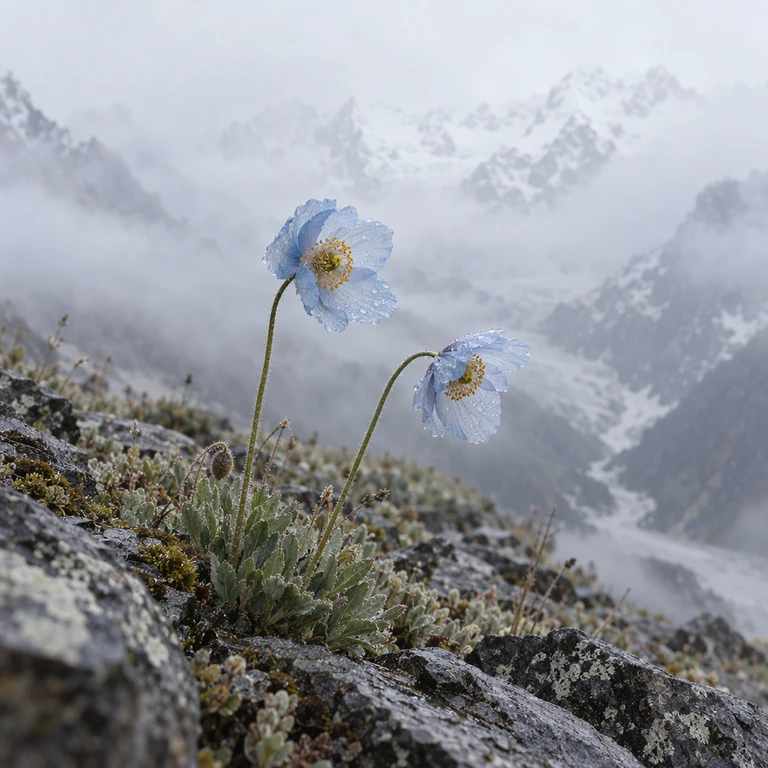
#> input picture artwork/identity/images/alpine-bloom-artwork.webp, 768 x 768 px
$ python frame-cover.py ../artwork/identity/images/alpine-bloom-artwork.webp out.png --episode 5
#> lines starting #> are read from the running program, lines starting #| are printed output that depends on the picture
import argparse
from pathlib import Path

from PIL import Image, ImageDraw, ImageFont, ImageOps

SIZE = 1600
CREAM = "#f4f4e9"
INK = "#173d2b"
GRASS = "#c5f344"


def frame(source, output, episode):
#> called with episode = 5
    with Image.open(source) as original:
#> original is the input picture: PIL image 768x768 RGB; mean R, G, B 146.4, 149.3, 154.8
        original = ImageOps.exif_transpose(original).convert("RGB")
        artwork = ImageOps.fit(original, (1472, 1264), Image.Resampling.LANCZOS)
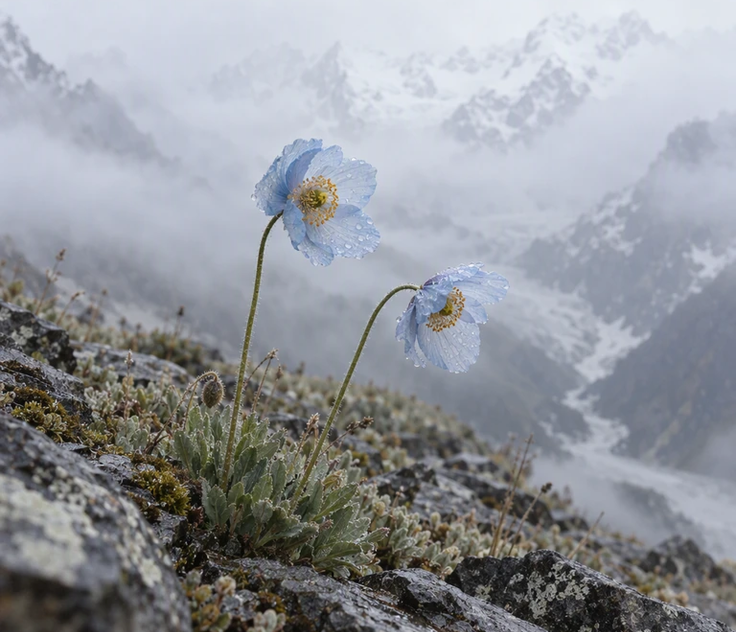
#> artwork: PIL image 1472x1264 RGB (shown at 1/2 size); mean R, G, B 146.1, 149.2, 155
    canvas = Image.new("RGB", (SIZE, SIZE), CREAM)
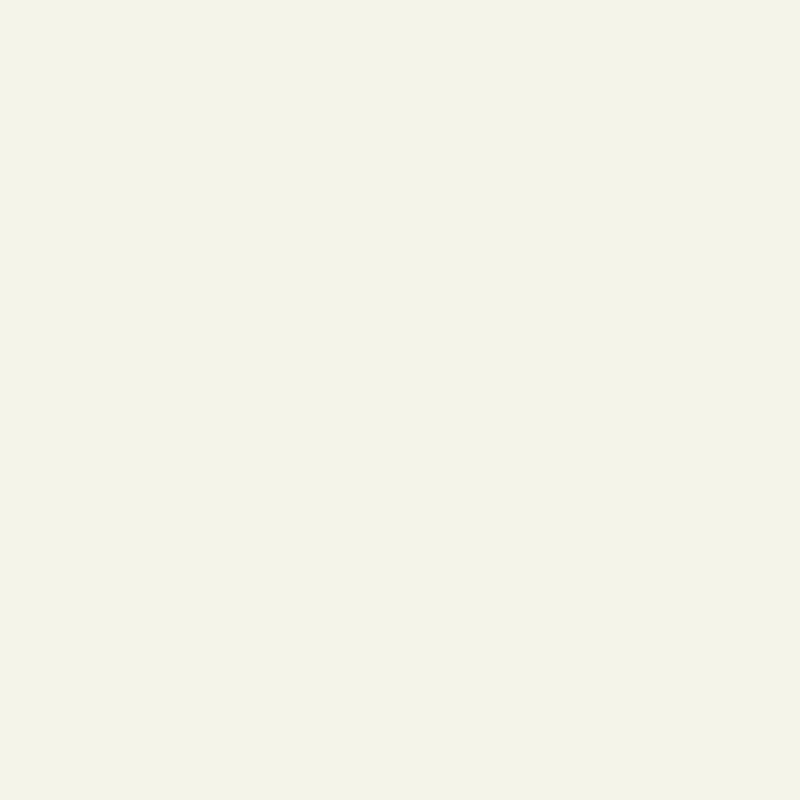
#> canvas: PIL image 1600x1600 RGB (shown at 1/2 size); mean R, G, B 244, 244, 233
    canvas.paste(artwork, (64, 180))
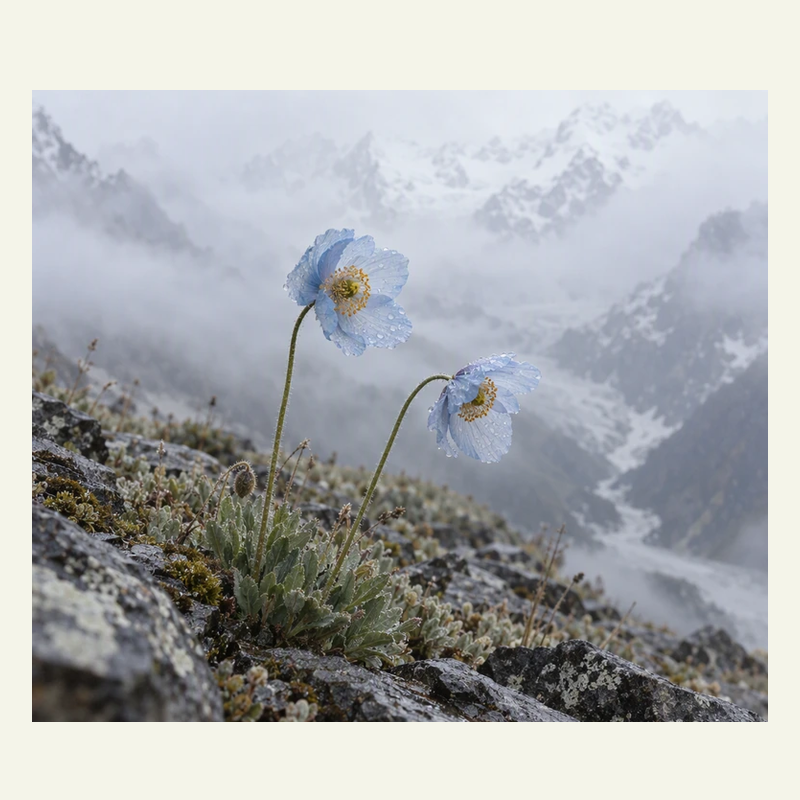
#> canvas: PIL image 1600x1600 RGB (shown at 1/2 size); mean R, G, B 172.8, 175.1, 176.3
    draw = ImageDraw.Draw(canvas)
    brand = ImageFont.load_default(size=104)
    label = ImageFont.load_default(size=46)
    draw.text((60, 32), "his.fm", fill=INK, font=brand)
    draw.rounded_rectangle((1250, 38, 1536, 136), radius=49, fill=GRASS)
    draw.text((1290, 56), f"EP.{episode:03d}", fill=INK, font=label)
    draw.text((64, 1490), "his.fm", fill=INK, font=label)
    for index, height in enumerate([24, 46, 74, 46, 24]):
        x = 1380 + index * 32
        draw.rounded_rectangle((x, 1514 - height // 2, x + 12, 1514 + height // 2), radius=6, fill=INK)
    destination = Path(output)
    if destination.resolve() == Path(source).resolve():
        raise ValueError("Output must not replace the original generated image")
    destination.parent.mkdir(parents=True, exist_ok=True)
    canvas.save(destination, "WEBP", quality=94, method=6)
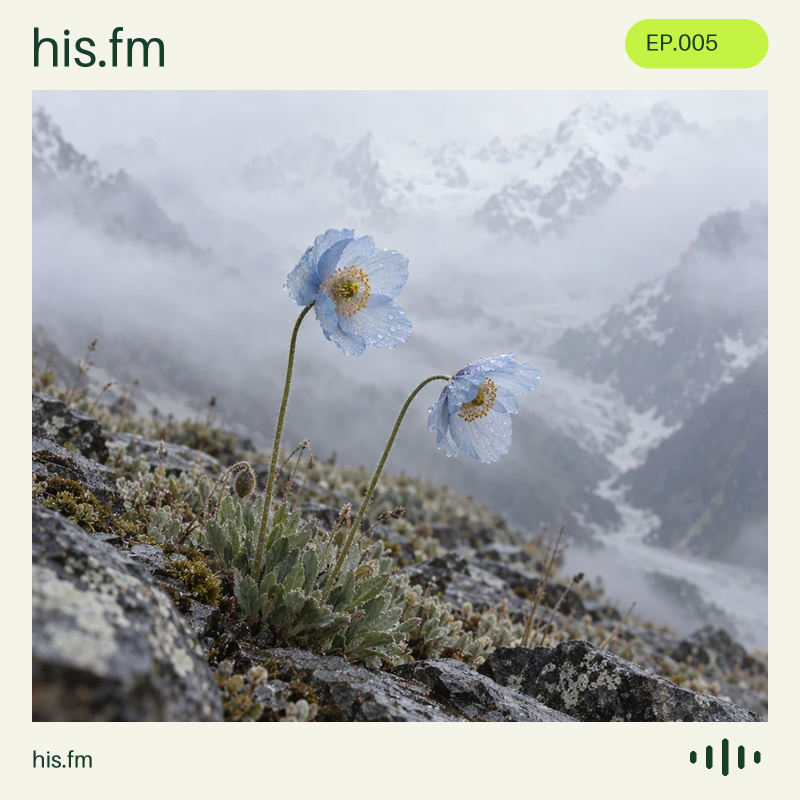
#> saved as out.png: PIL image 1600x1600 RGB (shown at 1/2 size); mean R, G, B 171.4, 174.3, 173.9
    print(f"已生成统一品牌封面：{destination}（1600 × 1600）")


if __name__ == "__main__":
    parser = argparse.ArgumentParser(description="Apply the canonical his.fm cover frame")
    parser.add_argument("source", type=Path)
    parser.add_argument("output", type=Path)
    parser.add_argument("--episode", type=int, required=True)
    args = parser.parse_args()
    if not 1 <= args.episode <= 99999:
        parser.error("episode must be between 1 and 99999")
    frame(args.source, args.output, args.episode)

$ run again, on artwork/identity/images/alpine-bloom-hero-768.webp
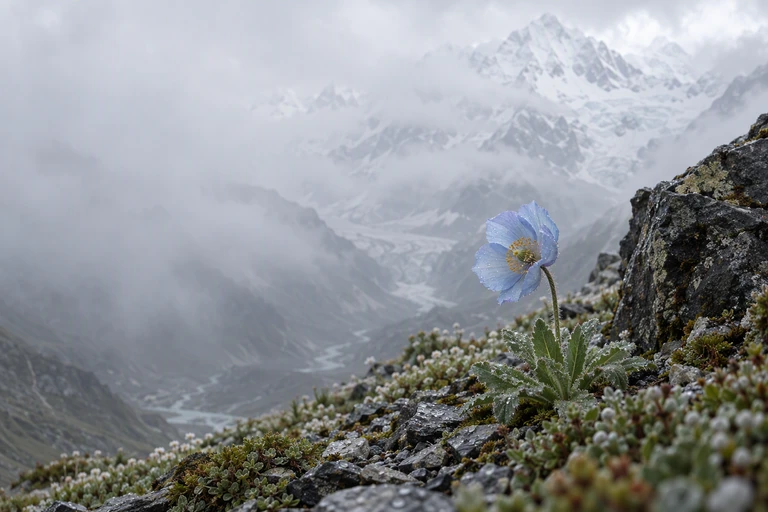
#> input picture artwork/identity/images/alpine-bloom-hero-768.webp, 768 x 512 px
#> in frame, original is the input picture: PIL image 768x512 RGB; mean R, G, B 141.3, 144.7, 147.9
#> in frame, `artwork = ImageOps.fit(original, (1472, 1264), Image.Resampling.LANCZOS)`:
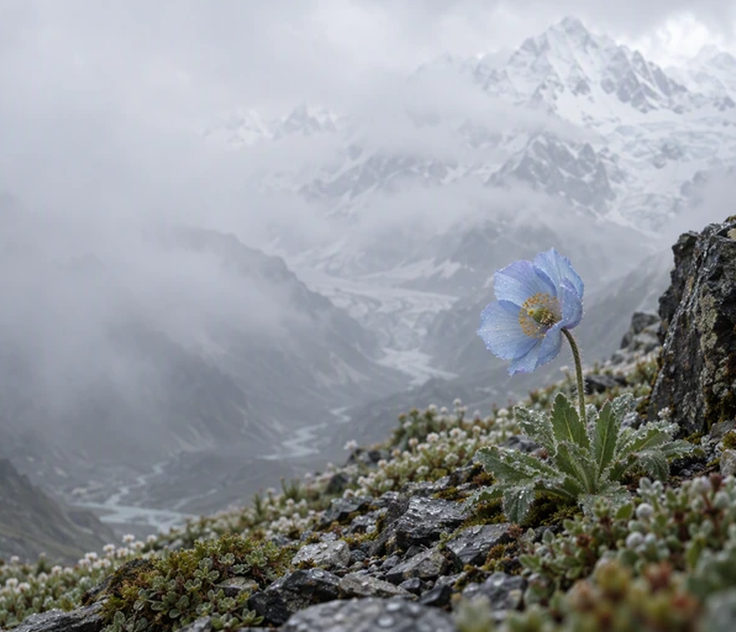
#> artwork: PIL image 1472x1264 RGB (shown at 1/2 size); mean R, G, B 146, 149.8, 153.5
#> in frame, `canvas.save(destination, "WEBP", quality=94, method=6)`:
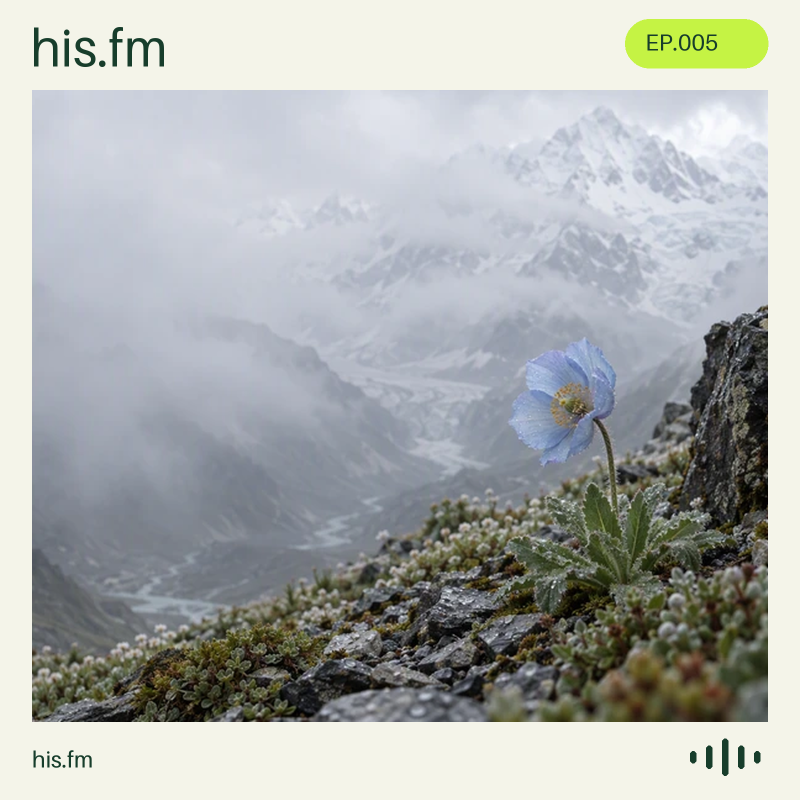
#> saved as out.png: PIL image 1600x1600 RGB (shown at 1/2 size); mean R, G, B 171.4, 174.7, 172.8

$ run again, on artwork/identity/images/alpine-bloom-mobile-1024.webp
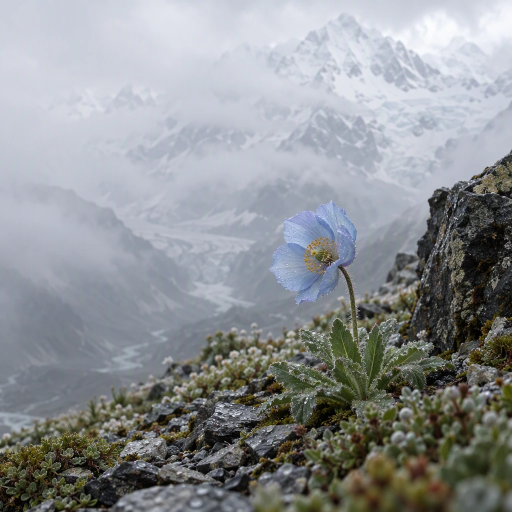
#> input picture artwork/identity/images/alpine-bloom-mobile-1024.webp, 1024 x 1024 px (shown at 1/2 size)
#> in frame, original is the input picture: PIL image 1024x1024 RGB; mean R, G, B 141.9, 145.4, 147.7
#> in frame, `artwork = ImageOps.fit(original, (1472, 1264), Image.Resampling.LANCZOS)`:
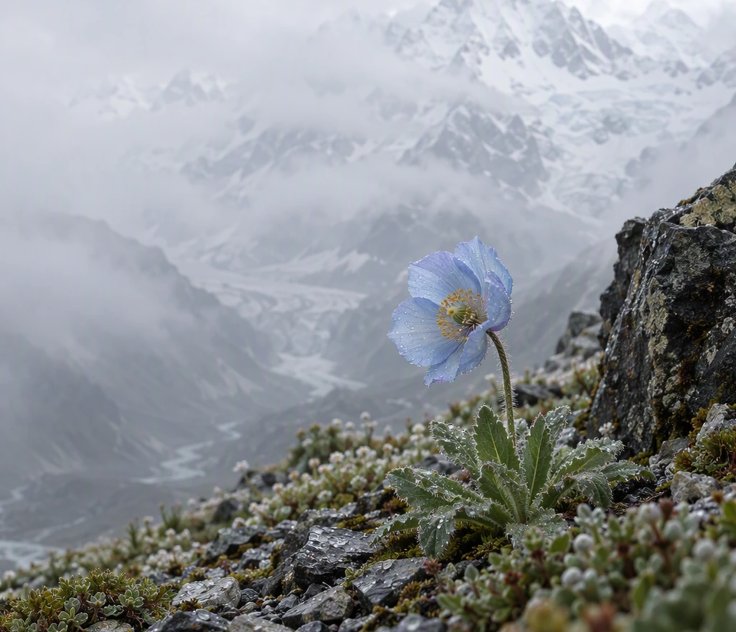
#> artwork: PIL image 1472x1264 RGB (shown at 1/2 size); mean R, G, B 141, 144.8, 147.7
#> in frame, `canvas.save(destination, "WEBP", quality=94, method=6)`:
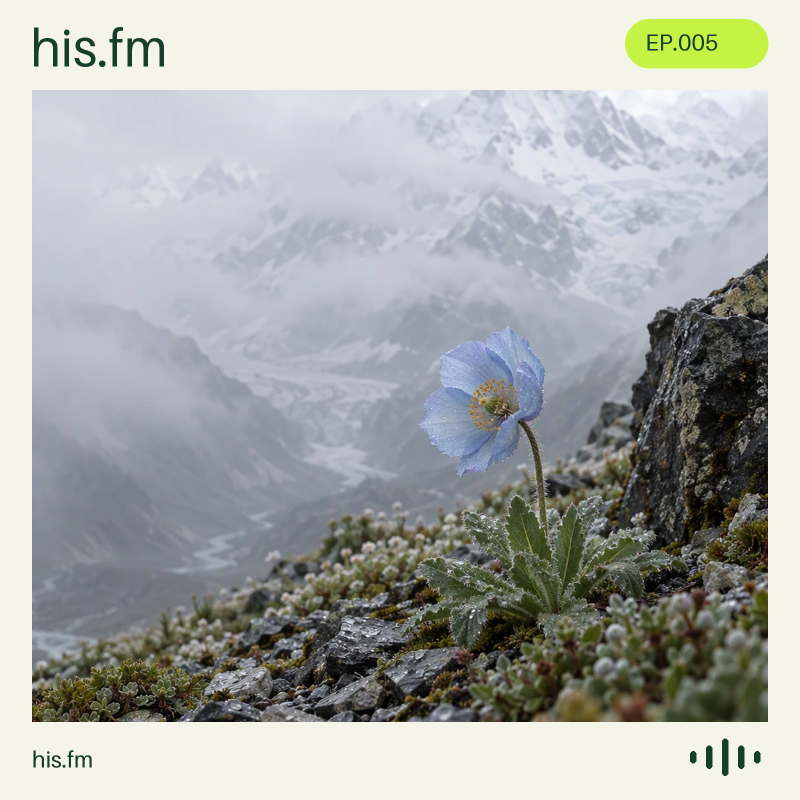
#> saved as out.png: PIL image 1600x1600 RGB (shown at 1/2 size); mean R, G, B 167.7, 171.1, 168.5
